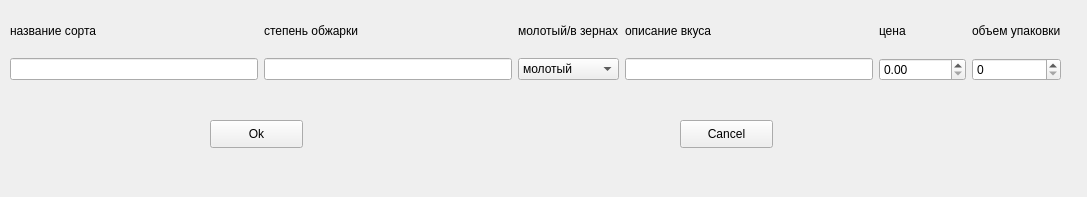
<?xml version="1.0" encoding="UTF-8"?>
<ui version="4.0">
 <class>Form</class>
 <widget class="QWidget" name="Form">
  <property name="geometry">
   <rect>
    <x>0</x>
    <y>0</y>
    <width>1087</width>
    <height>197</height>
   </rect>
  </property>
  <property name="sizePolicy">
   <sizepolicy hsizetype="Preferred" vsizetype="Fixed">
    <horstretch>0</horstretch>
    <verstretch>0</verstretch>
   </sizepolicy>
  </property>
  <property name="windowTitle">
   <string>Form</string>
  </property>
  <widget class="QWidget" name="gridLayoutWidget">
   <property name="geometry">
    <rect>
     <x>10</x>
     <y>10</y>
     <width>1051</width>
     <height>71</height>
    </rect>
   </property>
   <layout class="QGridLayout" name="gridLayout">
    <item row="0" column="3">
     <widget class="QLabel" name="label_4">
      <property name="text">
       <string>описание вкуса</string>
      </property>
     </widget>
    </item>
    <item row="0" column="1">
     <widget class="QLabel" name="label">
      <property name="text">
       <string>степень обжарки</string>
      </property>
     </widget>
    </item>
    <item row="0" column="0">
     <widget class="QLabel" name="label_2">
      <property name="text">
       <string>название сорта</string>
      </property>
     </widget>
    </item>
    <item row="0" column="5">
     <widget class="QLabel" name="label_6">
      <property name="text">
       <string>объем упаковки</string>
      </property>
     </widget>
    </item>
    <item row="1" column="0">
     <widget class="QLineEdit" name="lineEdit_sort"/>
    </item>
    <item row="1" column="1">
     <widget class="QLineEdit" name="lineEdit_fry"/>
    </item>
    <item row="1" column="3">
     <widget class="QLineEdit" name="lineEdit_description"/>
    </item>
    <item row="0" column="4">
     <widget class="QLabel" name="label_5">
      <property name="text">
       <string>цена                  </string>
      </property>
     </widget>
    </item>
    <item row="0" column="2">
     <widget class="QLabel" name="label_3">
      <property name="text">
       <string>молотый/в зернах</string>
      </property>
     </widget>
    </item>
    <item row="1" column="2">
     <widget class="QComboBox" name="comboBox_bean">
      <item>
       <property name="text">
        <string>молотый</string>
       </property>
      </item>
      <item>
       <property name="text">
        <string>в зернах</string>
       </property>
      </item>
     </widget>
    </item>
    <item row="1" column="5">
     <widget class="QSpinBox" name="spinBox_2">
      <property name="maximum">
       <number>1000</number>
      </property>
     </widget>
    </item>
    <item row="1" column="4">
     <widget class="QDoubleSpinBox" name="doubleSpinBox">
      <property name="maximum">
       <double>5000.000000000000000</double>
      </property>
     </widget>
    </item>
   </layout>
  </widget>
  <widget class="QPushButton" name="pushButton_ok">
   <property name="geometry">
    <rect>
     <x>210</x>
     <y>120</y>
     <width>93</width>
     <height>28</height>
    </rect>
   </property>
   <property name="text">
    <string>Ok</string>
   </property>
  </widget>
  <widget class="QPushButton" name="pushButton_cancel">
   <property name="geometry">
    <rect>
     <x>680</x>
     <y>120</y>
     <width>93</width>
     <height>28</height>
    </rect>
   </property>
   <property name="text">
    <string>Cancel</string>
   </property>
  </widget>
 </widget>
 <resources/>
 <connections/>
</ui>
